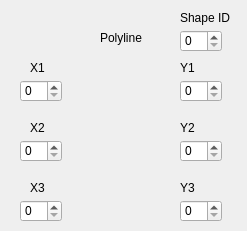
   <widget class="QWidget" name="stackedWidgetPage3">
    <widget class="QLabel" name="label_8">
     <property name="geometry">
      <rect>
       <x>100</x>
       <y>30</y>
       <width>58</width>
       <height>16</height>
      </rect>
     </property>
     <property name="text">
      <string>Polyline</string>
     </property>
    </widget>
    <widget class="QLabel" name="label_9">
     <property name="geometry">
      <rect>
       <x>30</x>
       <y>60</y>
       <width>58</width>
       <height>16</height>
      </rect>
     </property>
     <property name="text">
      <string>X1</string>
     </property>
    </widget>
    <widget class="QLabel" name="label_10">
     <property name="geometry">
      <rect>
       <x>180</x>
       <y>60</y>
       <width>58</width>
       <height>16</height>
      </rect>
     </property>
     <property name="text">
      <string>Y1</string>
     </property>
    </widget>
    <widget class="QLabel" name="label_11">
     <property name="geometry">
      <rect>
       <x>30</x>
       <y>120</y>
       <width>58</width>
       <height>16</height>
      </rect>
     </property>
     <property name="text">
      <string>X2</string>
     </property>
    </widget>
    <widget class="QLabel" name="label_12">
     <property name="geometry">
      <rect>
       <x>180</x>
       <y>120</y>
       <width>58</width>
       <height>16</height>
      </rect>
     </property>
     <property name="text">
      <string>Y2</string>
     </property>
    </widget>
    <widget class="QLabel" name="label_13">
     <property name="geometry">
      <rect>
       <x>30</x>
       <y>180</y>
       <width>58</width>
       <height>16</height>
      </rect>
     </property>
     <property name="text">
      <string>X3</string>
     </property>
    </widget>
    <widget class="QLabel" name="label_14">
     <property name="geometry">
      <rect>
       <x>180</x>
       <y>180</y>
       <width>58</width>
       <height>16</height>
      </rect>
     </property>
     <property name="text">
      <string>Y3</string>
     </property>
    </widget>
    <widget class="QSpinBox" name="polyline_x1">
     <property name="geometry">
      <rect>
       <x>20</x>
       <y>80</y>
       <width>42</width>
       <height>22</height>
      </rect>
     </property>
    </widget>
    <widget class="QSpinBox" name="polyline_y1">
     <property name="geometry">
      <rect>
       <x>180</x>
       <y>80</y>
       <width>42</width>
       <height>22</height>
      </rect>
     </property>
    </widget>
    <widget class="QSpinBox" name="polyline_x2">
     <property name="geometry">
      <rect>
       <x>20</x>
       <y>140</y>
       <width>42</width>
       <height>22</height>
      </rect>
     </property>
    </widget>
    <widget class="QSpinBox" name="polyline_y2">
     <property name="geometry">
      <rect>
       <x>180</x>
       <y>140</y>
       <width>42</width>
       <height>22</height>
      </rect>
     </property>
    </widget>
    <widget class="QSpinBox" name="polyline_x3">
     <property name="geometry">
      <rect>
       <x>20</x>
       <y>200</y>
       <width>42</width>
       <height>22</height>
      </rect>
     </property>
    </widget>
    <widget class="QSpinBox" name="polyline_y3">
     <property name="geometry">
      <rect>
       <x>180</x>
       <y>200</y>
       <width>42</width>
       <height>22</height>
      </rect>
     </property>
    </widget>
    <widget class="QLabel" name="label_60">
     <property name="geometry">
      <rect>
       <x>180</x>
       <y>10</y>
       <width>58</width>
       <height>16</height>
      </rect>
     </property>
     <property name="text">
      <string>Shape ID</string>
     </property>
    </widget>
    <widget class="QSpinBox" name="polyline_id">
     <property name="geometry">
      <rect>
       <x>180</x>
       <y>30</y>
       <width>42</width>
       <height>22</height>
      </rect>
     </property>
    </widget>
   </widget>
